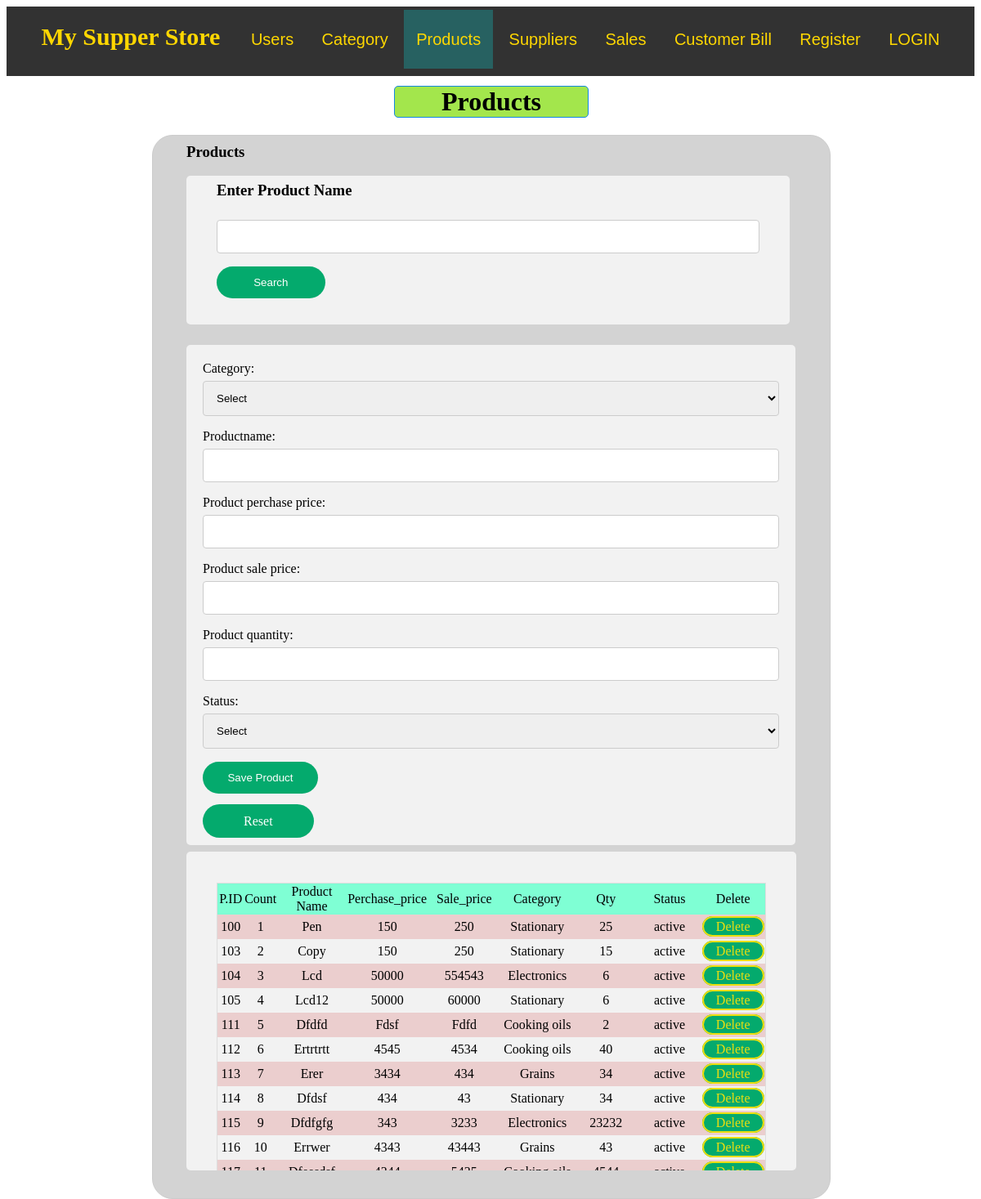
/products/, run on an earlier commit of the app's database.
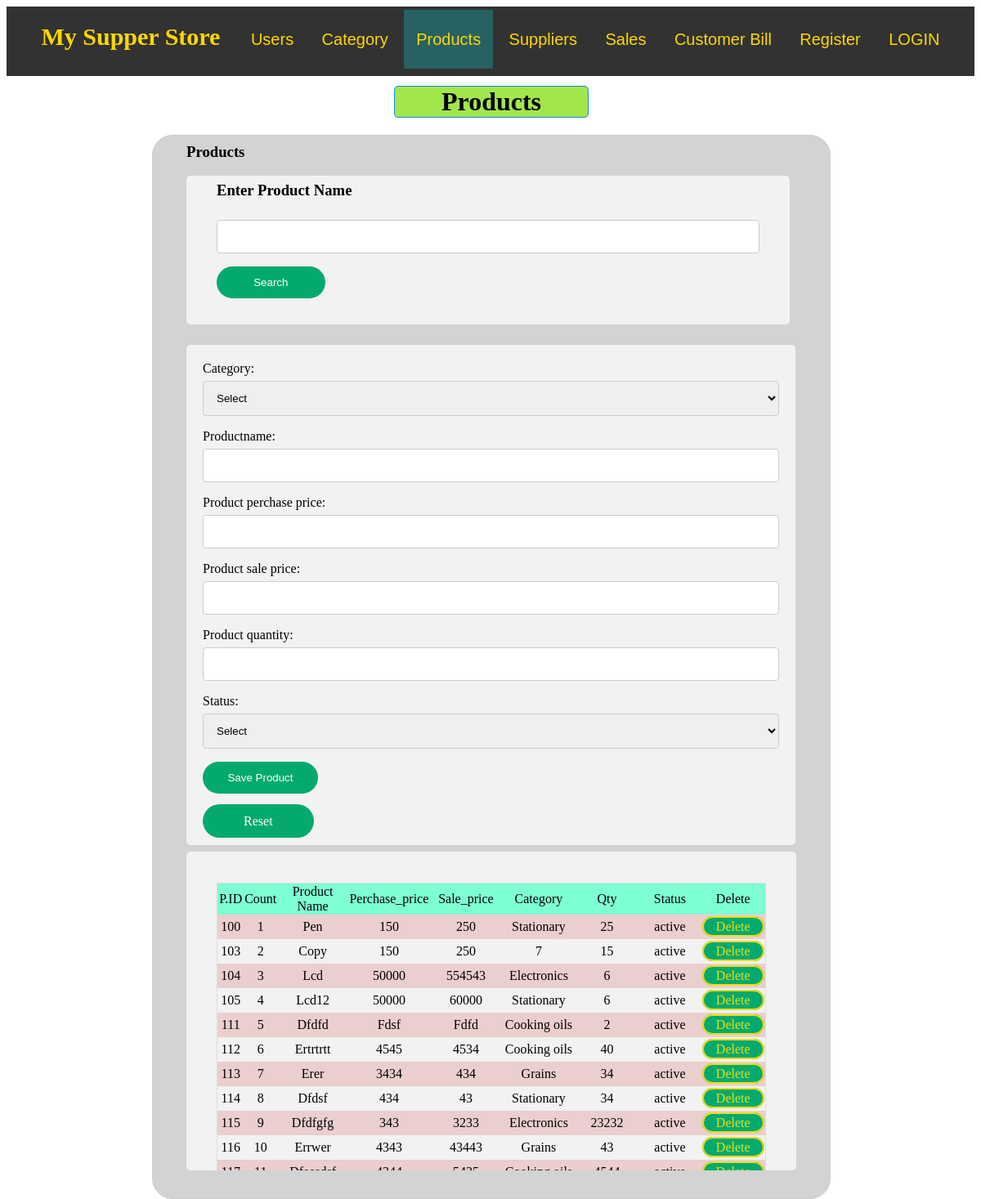
And on a later commit of the database.
### members/models.py (models this page shows, shortened)
class Products(models.Model):
    category=models.CharField(max_length=255)
    productname=models.CharField(max_length=255)
    product_perchase_price=models.CharField(max_length=255)
    product_sale_price=models.CharField(max_length=255)
    product_quantity=models.CharField(max_length=255)
    product_status=models.CharField(max_length=255)
    is_deleted = models.BooleanField(default=False)
    product_slug=AutoSlugField(populate_from="productname",unique=True,null=True,default=None)

### members/views.py (the view)
# urls.py: path("products/",views.products,name="products"),
def products(request):
    error=False
    error1=False
    msg=False
    try:
        if request.method == 'POST':
          form =Products_form() # Return form to html
          category_name=str(request.POST.get('category_name')).capitalize()
          productname=str(request.POST.get('productname')).capitalize()
          product_perchase_price=str(request.POST.get('product_perchase_price')).capitalize()
          product_sale_price=str(request.POST.get('product_sale_price')).capitalize()
          product_quantity=(request.POST.get('product_quantity'))
          product_status=(request.POST.get('status'))
          allproducts=Products.objects.filter(is_deleted=False).values()
          if  category_name=="":
              error1=True
          else:
            for entry in allproducts:
              if productname==entry['productname']:
                error=True
                break
            else:
              prod=Products(productname=productname,product_perchase_price= product_perchase_price,product_sale_price=product_sale_price,category=category_name,product_quantity=product_quantity,product_status=product_status)
              prod.save()
              msg=True
        else:
            form = Products_form()
    except:
            pass
    mycategory = Category.objects.filter(is_deleted=False).values()
    myproducts = Products.objects.filter(is_deleted=False).values()
    data={'form':form ,'error':error,'error1':error1,'myproducts':myproducts,'mycategory':mycategory,'msg':msg }
    return render(request,'products.html',data)

### members/forms.py
class Products_form(forms.Form):
    productname=forms.CharField(max_length=255)
    product_perchase_price=forms.CharField( max_length=255)
    product_sale_price=forms.CharField( max_length=255)
    product_quantity=forms.CharField( max_length=12)

### templates/products.html (shortened to what this page needs)
{% extends "master1.html" %}
{% block content %}
<div style="height:1300px">
  <h1 style="text-align:center;margin-left:40%;margin-top:1% ;background-color:rgb(163, 230, 76);
  border: 1px solid rgb(19, 135, 230); width:20%;
  border-radius: 5px;">Products</h1>
  <div style="width:70% ; background-color:lightgray; margin-left:15% ;
    margin-top:1% ; height:100% ;border: 1px solid #ccc;
    border-radius: 25px; ">
    <h3 style="text-align:left;margin-left:5% ;margin-top:1% ;"> Products </h3>
    {% if update_mode %}
    {% else %}
    <div class="container1" style="width:89% ;height:14%;margin-left:5% ;margin-top:1%">
      <div style="width:90% ;;margin-left:5% ;margin-top:1%;">
        <form method='post' action="{% url 'search_product'%}">
          {% if search_mode %}
          <h2 style="padding-top:5%;"><a href="/products/">Back to Products</a></h2>
          {% else %}
          <h3 style="padding-top:1%;"> Enter Product Name</h3>
          <input name="search" type='text' required=True>
          <input type='submit' value="Search">
          {% endif %}
        </form>
      </div>
    </div>
    {% endif %}
    {% if search_mode %}
    {% else %}
    <div class="container" style="width:85% ;;margin-left:5% ;margin-top:3%;">
      <form method='post'>
        <label for="category_name">Category:</label>
        <select name="category_name" id="category_name" required>
          <option value="">Select</option>
        </select>
        {{form}}
        <label for="status">Status:</label>
        <select name="status" id="status" required='True'>
          {% if update_mode %}
          <option value="{{value6}}"> {{value6}} </option>
          <option value="inactive">Inactive </option>
          <option value="active">active </option>
          {% else %}
          <option value="">Select</option>
          {% endif %}
        </select>
        <input type="submit" name='saveproduct' style="" {% if update_mode %}value="Update Product" {% else %}
          value="Save Product" {% endif %}>
      </form>
      <a name="reset" href="/products/">{% if update_mode %}Back to Products {% else %}Reset{% endif %}</a>
    </div>
    {% endif %}
    <div class="container1" style="width:90% ;height:30%;margin-left:5% ;margin-top:1%;overflow-x: hidden">
      <table style="width:90%;margin:5%;">
        <thead>
          <tr>
            <td style="width:5% ;background-color: aquamarine;"> P.ID </td>
            <td style="width:5%;background-color: aquamarine;"> Count </td>
            <td style="background-color: aquamarine;"> Product Name </td>
            <td style="background-color: aquamarine;"> Perchase_price </td>
            <td style="background-color: aquamarine;"> Sale_price </td>
            <td style="background-color: aquamarine;"> Category </td>
            <td style="background-color: aquamarine;"> Qty </td>
            <td style="background-color: aquamarine;"> Status </td>
            <td style="background-color: aquamarine;"> Delete </td>
          </tr>
        </thead>
        {% for x in myproducts %}
        <tr style="text-align:center ; margin-top:25px ;">
          <td style="width:5%"> <a href={%url 'show' id=x.id %}>{{ x.id }}</a> </td>
          <td style="width:5%"><a href={%url 'show' id=x.id %}>{{ forloop.counter }}</a> </td>
          <td> <a href={%url 'show' id=x.id %}>{{ x.productname }}</a> </td>
          <td><a href={%url 'show' id=x.id %}>{{ x.product_perchase_price }}</a> </td>
          <td><a href={%url 'show' id=x.id %}>{{ x.product_sale_price }}</a> </td>
          <td> <a href={%url 'show' id=x.id %}>{{ x.category }}</a> </td>
          <td> <a href={%url 'show' id=x.id %}>{{ x.product_quantity }}</a> </td>
          <td> <a href={%url 'show' id=x.id %}>{{ x.product_status }}</a> </td>
          <td> <a onclick="return confirm('Are you sure you want to delete this?')" name="navlink" style=" " href={%
              url 'delete_pro' id=x.id %}>Delete </td>
        </tr>
        {%empty%}
        <h3 style="padding-left:5% ;">No Data Found <h3>
            {% endfor %}
      </table>
    </div>
  </div>
</div>
  {% endblock content %}

What changed in the data, as far as the page shows it:
changed Products "Copy": category "Stationary" → "7"
